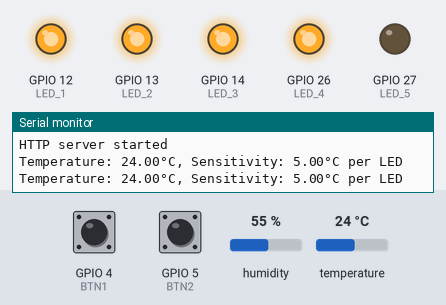
This sketch was run on a simulated ESP32. Parts: output pins drawn as LEDs (lit = HIGH), the last lines printed to the serial monitor. The test bench sets the inputs (shaded band); at power-on: temperature 24 °C, GPIO 4 (BTN1) HIGH, GPIO 5 (BTN2) HIGH, humidity 55 %. WiFi joins after 1.5 s; servers stay silent unless stated.

Above: at 2.7 s.
2.8 s: temperature set to 21 °C
4.7 s: temperature set to 18 °C
At 6.0 s:
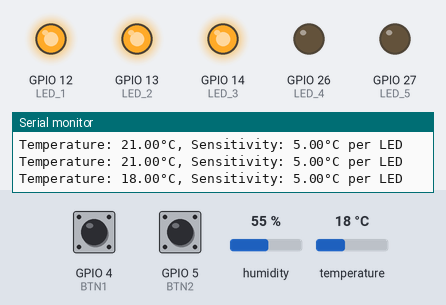
7.0 s: temperature set to 16 °C
8.8 s: temperature set to 13 °C
At 10.8 s:
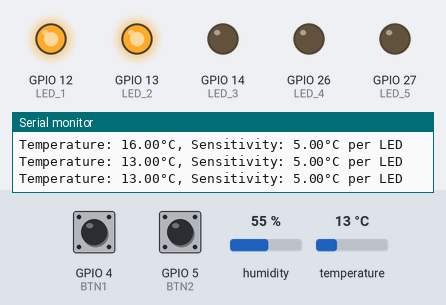
11.1 s: temperature set to 28 °C
At 12.1 s:
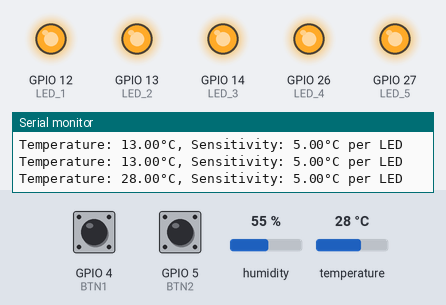
13.1 s: temperature set to 26 °C
14.8 s: temperature set to 23 °C
At 16.9 s:
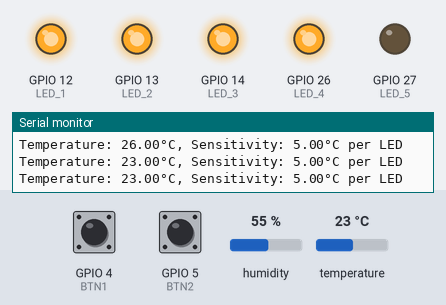
Timing chart, 0 to 18.1 s (numbered marks = the images above; inputs shaded):
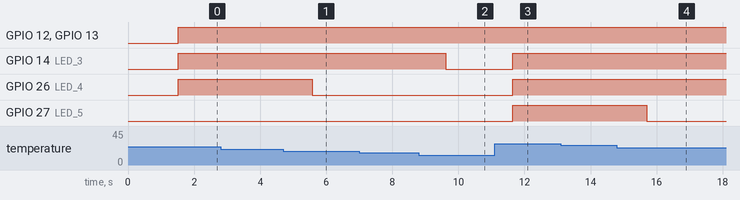

The sketch:

TP3_Harware.ino
```cpp
#include <WiFi.h>
#include <WebServer.h>
#include <DHT.h>

#define LED_1 12
#define LED_2 13
#define LED_3 14
#define LED_4 26
#define LED_5 27
#define DHTPIN 21
#define BTN1 4
#define BTN2 5

void PrenderLeds(float temperature);
void CambiarTemp();
void handleRoot();
void ApagarLEDS();

DHT dht(DHTPIN, DHT11);

float temp_minima = 5.0;

WebServer server(80); // Puerto 80 HTTP

void setup() {
  Serial.begin(115200);

  WiFi.begin("IoTB", "inventaronelVAR");
  Serial.print("Connecting to WiFi...");
  while (WiFi.status() != WL_CONNECTED) {
    delay(500);
    Serial.print("Conectando...");
  }
  Serial.println("\nConnected to WiFi");
  Serial.print("IP address: ");
  Serial.println(WiFi.localIP());

  server.on("/", handleRoot);
  server.begin();
  Serial.println("HTTP server started");

  dht.begin();

  pinMode(LED_1, OUTPUT);
  pinMode(LED_2, OUTPUT);
  pinMode(LED_3, OUTPUT);
  pinMode(LED_4, OUTPUT);
  pinMode(LED_5, OUTPUT);
  pinMode(BTN1, INPUT_PULLUP);
  pinMode(BTN2, INPUT_PULLUP);
}

void loop() {
  float temperature = dht.readTemperature();
  if (isnan(temperature)) {
    Serial.println("Failed to read from DHT sensor!");
    return;
  }

  CambiarTemp();

  Serial.print("Temperature: ");
  Serial.print(temperature);
  Serial.print("°C, Sensitivity: ");
  Serial.print(temp_minima);
  Serial.println("°C per LED");

  ApagarLEDS();

  if (temperature >= temp_minima){
    PrenderLeds(true, false, false, false, false);
  }
  if (temperature >= temp_minima + 5){
    PrenderLeds(true, true, false, false, false);
  }
  if (temperature >= temp_minima + 10){
    PrenderLeds(true, true, true, false, false);
  }
  if (temperature >= temp_minima + 15){
    PrenderLeds(true, true, true, true, false);
  }
  if (temperature >= temp_minima + 20){
    PrenderLeds(true, true, true, true, true);
  }

  server.handleClient();

  delay(1000);
}
void PrenderLeds(bool LED1, bool LED2, bool LED3, bool LED4, bool LED5)
{
  digitalWrite(LED_1, LED1);
  digitalWrite(LED_2, LED2);
  digitalWrite(LED_3, LED3);
  digitalWrite(LED_4, LED4);
  digitalWrite(LED_5, LED5);
}

void CambiarTemp() {
  if (digitalRead(BTN1) == LOW) {
    temp_minima += 1.0;
    delay(250);
  }
  if (digitalRead(BTN2) == LOW) {
    temp_minima -= 1.0;
    if (temp_minima < 1.0) temp_minima = 1.0;
    delay(250);
  }
}

void ApagarLEDS(){
    digitalWrite(LED_1, LOW);
    digitalWrite(LED_2, LOW);
    digitalWrite(LED_3, LOW);
    digitalWrite(LED_4, LOW);
    digitalWrite(LED_5, LOW);
}

void handleRoot() {
  float temperature = dht.readTemperature();
  if (isnan(temperature)) {
    server.send(200, "text/plain", "Failed to read from DHT sensor!");
    return;
  }

  String html = "<!DOCTYPE html><html><head><title>Temperature Sensor</title></head><body>";
  html += "<h1>Temperature Sensor Data</h1>";
  html += "<p>Temperature: " + String(temperature) + " °C</p>";
  html += "<p>Sensitivity: " + String(temp_minima) + " °C per LED</p>";
  html += "</body></html>";

  server.send(200, "text/html", html);
}
```

Measured:
- the behaviour switches between 20 and 19 °C on temperature (found by bisection; images 0 and 1)
- the behaviour switches between 15 and 14 °C on temperature (found by bisection; images 1 and 2)
- the behaviour switches between 25 and 24 °C on temperature (found by bisection; images 3 and 4)
- after the input at 4.7 s, GPIO 26 (LED_4): HIGH → LOW after 0.88 s
- after the input at 8.8 s, GPIO 14 (LED_3): HIGH → LOW after 0.82 s
- after the input at 11.1 s, GPIO 14 (LED_3), GPIO 26 (LED_4), GPIO 27 (LED_5): LOW → HIGH after 0.55 s
- after the input at 14.8 s, GPIO 27 (LED_5): HIGH → LOW after 0.90 s
